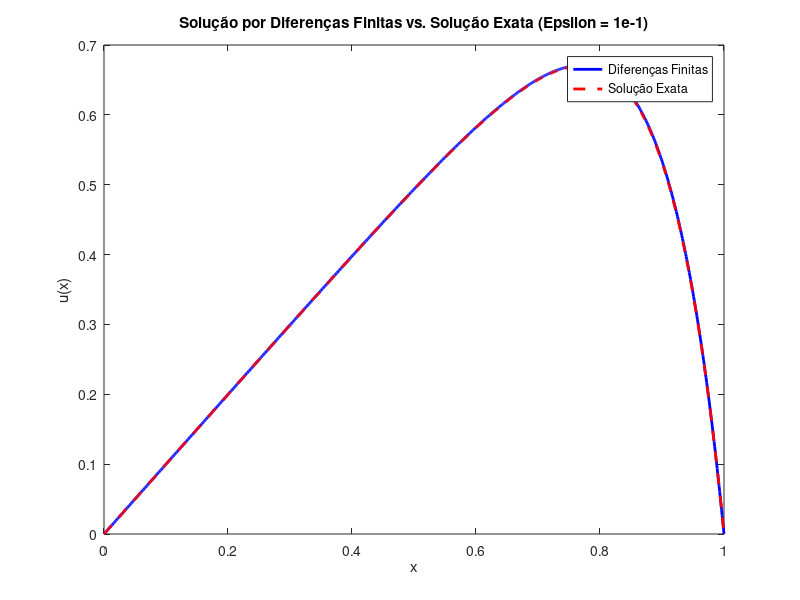
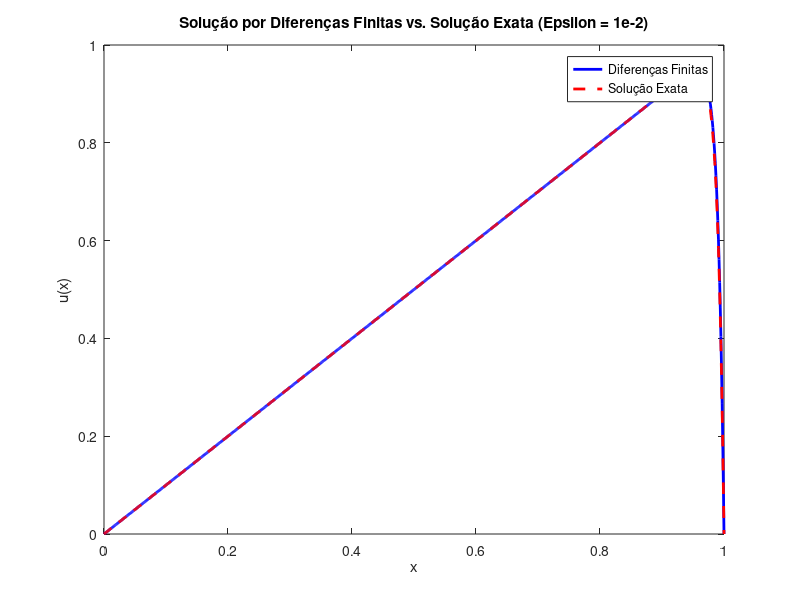
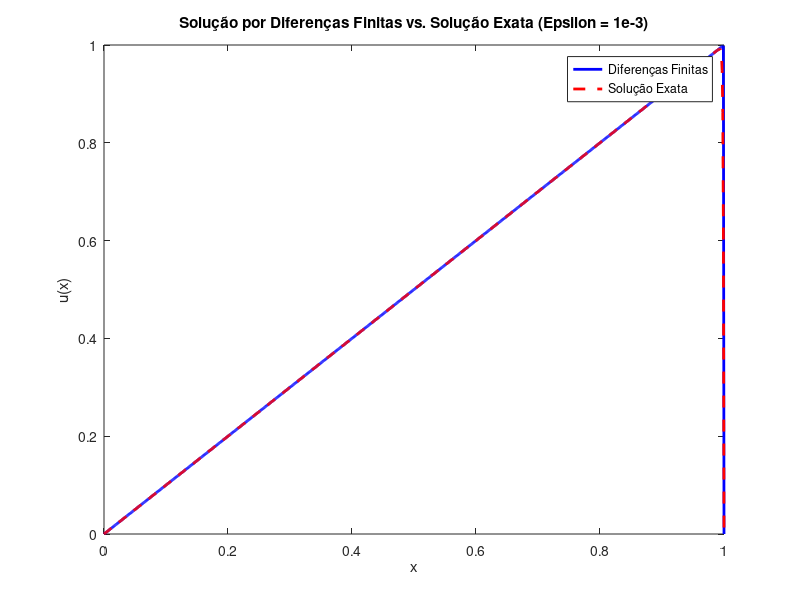

Recreate these plots in MATLAB, in order.
%Dados e partição
N =1000;
h = 1/(N+1);
x = (0:h:1)';
f = ones(N, 1);
e = ones(N,1);

num_eps = 3; % Número de valores de epsilon
uh_values = cell(num_eps, 1); % Célula para armazenar as soluções
u_exata_values = cell(num_eps, 1); % Célula para armazenar as soluções exatas
for k = 1:num_eps
    eps = 10^(-k);
    
    % Criar a matriz de rigidez esparsa
    diagonal = (2*eps/(h^2)) - (1/h);
    diagonalinf = -eps/(h^2);
    diagonalsup = -eps/(h^2) + (1/h);

    A = spdiags([diagonalinf*e, diagonal*e, diagonalsup*e], -1:1, N, N);

    % Vetor de carga b
    b = f;

    % Resolução do sistema de equações lineares A*uh = b
    uh = A\b;
    uh = [0; uh; 0];
    uh_values{k} = uh; % Armazenar a solução para o valor atual de epsilon

    % Cálculo da solução exata
    u_exata = @(x) x - (exp((x-1)/eps) - exp(-1/eps)) / (1 - exp(-1/eps));
    u_exata_vals = u_exata(x); % Avaliar a função nos pontos da rede
    u_exata_values{k} = u_exata_vals; % Armazenar a solução exata para o valor atual de epsilon
    
    % Cálculo do erro
    erro = norm(uh-u_exata_vals, inf);
    erro1 = h*norm(uh-u_exata_vals, 1);
    erro2 = (h^(1/2))*norm(uh-u_exata_vals, 2);

    fprintf('Erro para epsilon = 1e-%d:\n', k);
    fprintf('Erro infinito: %.6f\n', erro);
    fprintf('Erro 1: %.6f\n', erro1);
    fprintf('Erro 2: %.6f\n', erro2);
    fprintf('\n');

end

% Plot dos gráficos individuais
colors = {'b', 'b', 'b'};
for k = 1:num_eps
    figure;
plot(x, uh_values{k}, colors{k}, 'LineWidth', 2);
hold on
plot(x, u_exata_values{k}, 'r--', 'LineWidth', 2);
hold off
legend('Diferenças Finitas', 'Solução Exata');
xlabel('x');
ylabel('u(x)');
title(sprintf('Solução por Diferenças Finitas vs. Solução Exata (Epsilon = 1e-%d)', k));
end
